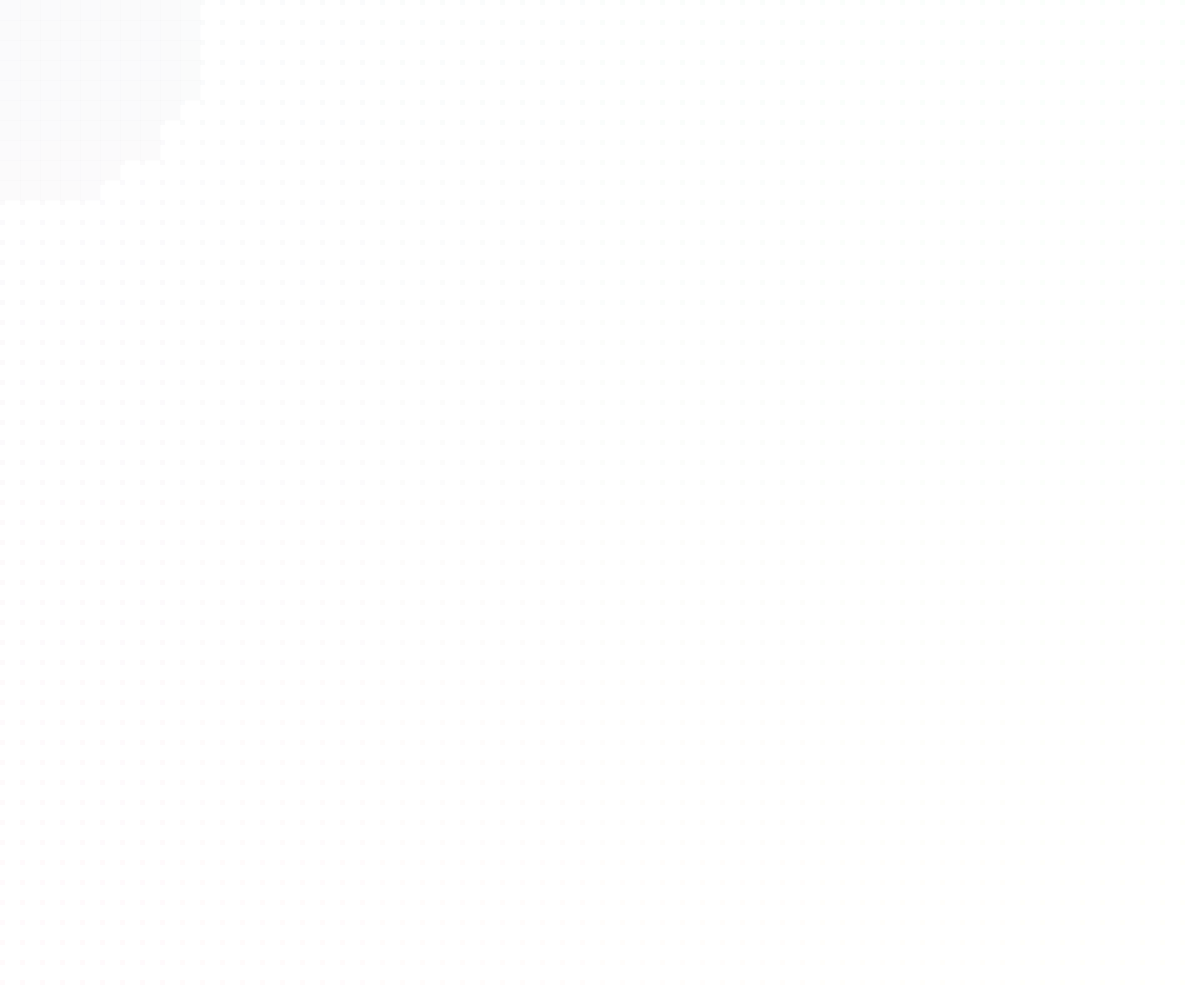
Frame 1 (no input)
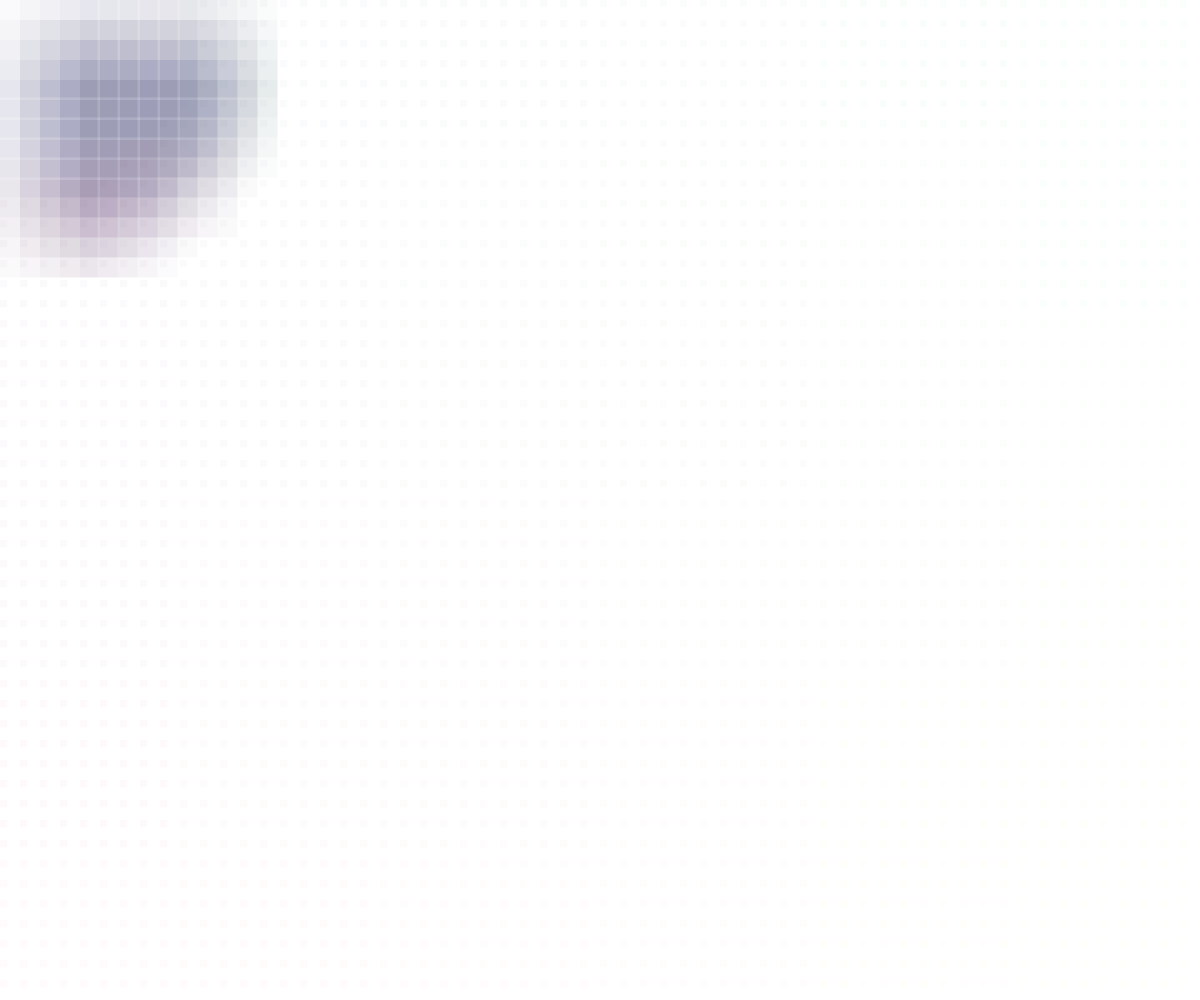
Frame 60 (no input)
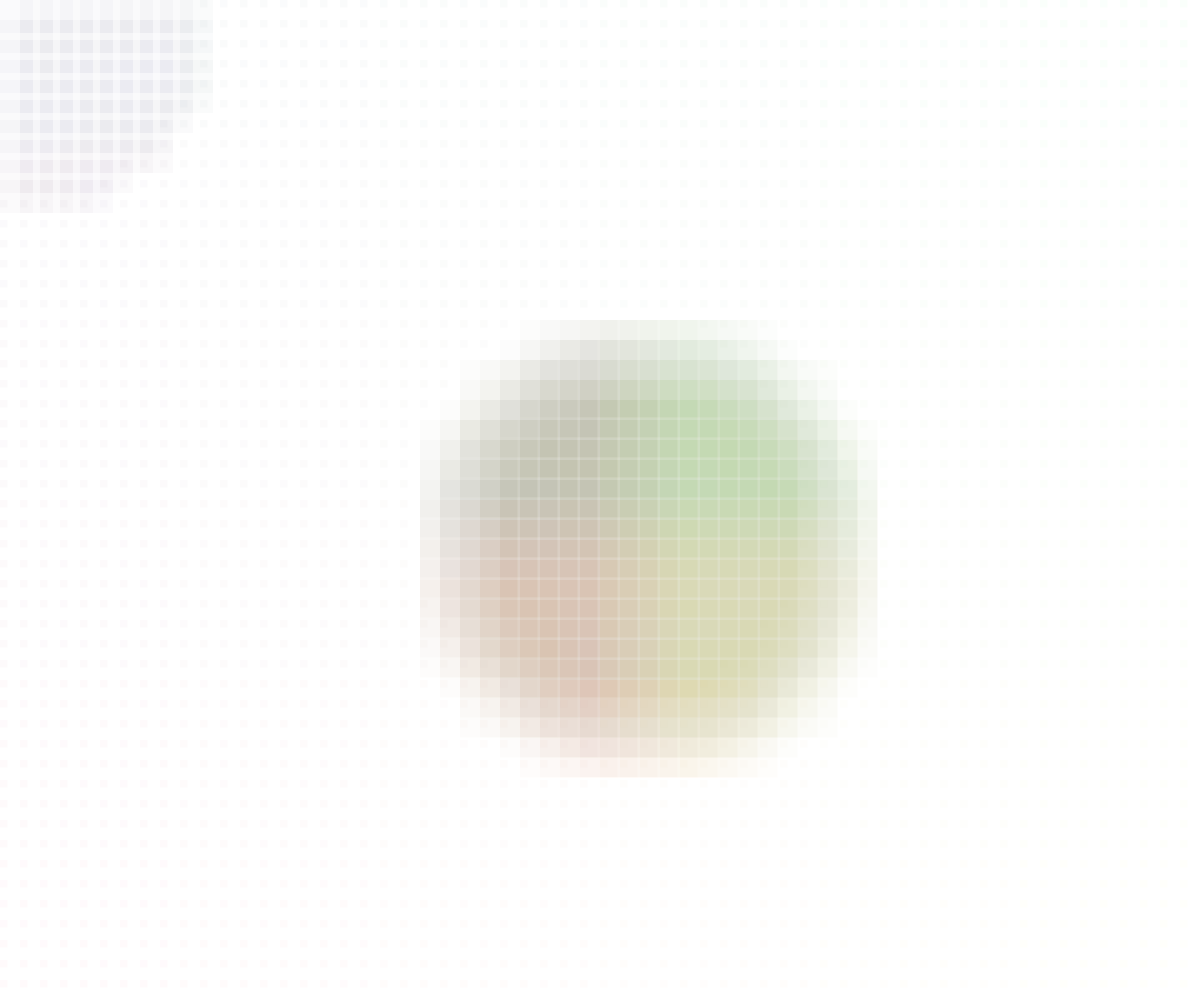
Frame 120 (the mouse pressed at the canvas centre since frame 60)

The p5.js sketch that drew these frames (run headless with seeded random() and noise() and a simulated clock; from frame 60 on, the mouse is pressed at the canvas centre):

// p5.js sketch
// ── sketch.js
var lines = [];
var x;
var y;

function setup() {
  createCanvas(windowWidth, windowHeight);

  var gap = 10;
  for (var y = 0; y < height - gap; y += gap * 2) {
    for (var x = 0; x < width; x += gap * 2) {
      lines.push(new Shape(x, y));
    }
  }

  // println(width);
  // println(height);
  // println(lines.length);


}

function draw() {
  background(255);

  for (var i = 0; i < lines.length; i++) {
    // update

    // check
    lines[i].intersects(); // rollover

    // display
    lines[i].display();

  }

  // println(lines.length);

}


function Shape(x, y) {

  this.x = x;
  this.y = y;
  this.r = 200;
  this.scale = 1.0;

  var r = map(this.y, 0, height, 10, 250);
  var g = map(this.x, 0, width, 10, 250);
  var b = random(50, 100);
  this.col = color(r, g, b, 5);

  this.state = false;
  this.grow = 0;
  this.turn = 0;

  this.display = function(x, y) {
    noStroke();
    fill(this.col);
    rect(this.x, this.y, (5 * this.scale) + this.grow, (5 * this.scale) + this.grow);
  }

  this.intersects = function() {
    var d = dist(this.x, this.y, mouseX, mouseY);
    if (d < this.r) {
      this.grow = 1.5 * this.scale;
      this.state = true;
      this.col = this.col;
      this.scale = lerp(this.scale, 15, 0.2);
      return true;
    } else {
      this.state = false;
      this.col = this.col;
      this.scale = lerp(this.scale, 1.5, 0.05);
      return false;
    }
  }
}


// function mousePressed() {
//   for (var i = lines.length - 1; i >= 0; i--) {
//     if (lines[i].intersects()) {
//       lines.splice(i, 1);
//     }
//   }
// }
